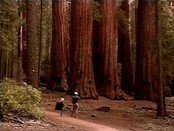
%> input picture Lab04/2.jpg, 174 x 131 px
$ octave lab04.m   (GNU Octave 9; MATLAB toolbox functions it lacks are replaced by stand-ins)
%> lines starting %> are read from the running program, lines starting %| are printed output that depends on the picture; in (x1, y1, x2, y2) boxes, pixels count from 0 and x2, y2 are one past the last pixel; in counts of white or black regions, pixels touching at a corner belong together; the program's own positions count from 1
### Lab04/separate_frequency.m
function[low_pass_img, high_pass_img] = separate_frequency(img, ratio)
%> called with ratio = 0.1

%% apply FFT
frequency_map = fft2(img);

%display the frequency map after fft for debugging purposes
%figure, imshow(log(abs(frequency_map) + 1), []);

%% shift the frequency map
shifted_frequency_map = fftshift(frequency_map);

%display the shifted frequency map after shifting for debugging purposes
figure, imshow(log(abs(real(shifted_frequency_map)) + 1), []);
%> after `imshow(log(abs(real(shifted_frequency_map)) + 1), [])`:
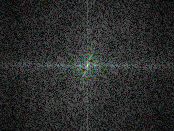
%> displayed picture: size 131x174x3, on the screen's scale of 0 to 255; mean R, G, B 42.3, 43.5, 43

%% compute low frequency mask

%calculate the height and width of the mask given the ratio
if ratio < 1.0
    widthImage = size(img, 2);
%> widthImage = 174
    heightImage = size(img, 1);
%> heightImage = 131
    heightMask = ratio * heightImage;
%> heightMask = 13.1
    widthMask = ratio * widthImage;
%> widthMask = 17.4
    y1 = (heightImage / 2) - (heightMask / 2);
%> y1 = 58.95
    y1 = cast(y1, 'int32');
%> y1 = 59
    y2 = (heightImage / 2) + (heightMask / 2);
%> y2 = 72.05
    y2 = cast(y2, 'int32');
%> y2 = 72
    x1 = (widthImage / 2) - (widthMask / 2);
%> x1 = 78.3
    x1 = cast(x1, 'int32');
%> x1 = 78
    x2 = (widthImage / 2) + (widthMask / 2);
%> x2 = 95.7
    x2 = cast(x2, 'int32');
%> x2 = 96
else
   y1 = 1;
   x1 = 1;
   y2 = size(img, 1);
   x2 = size(img, 2);
end
mask = zeros(size(img));
mask(y1 : y2, x1 : x2, :) = 1;
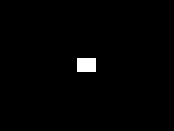
%> mask: size 131x174x3 double; values 0 (black) and 1 (white), 1.2% white; 1 white region, box (x1, y1, x2, y2) and area: (77, 58, 96, 72) 266
% print the mask for debugging purposes
%figure, imshow(mask);

%% separate low frequency and high frequency maps
shifted_low_frequency_map = shifted_frequency_map .* mask;
shifted_high_frequency_map = shifted_frequency_map .* (1 - mask);
%print the maps for debugging purposes
%figure, imshow(log(abs(real(shifted_low_frequency_map)) + 1), []);
%figure, imshow(log(abs(real(shifted_high_frequency_map)) + 1), []);

%% shift frequency maps back
low_frequency_map = ifftshift(shifted_low_frequency_map);
high_frequency_map = ifftshift(shifted_high_frequency_map);
%print the high and low frequency maps for debugging purposes
%figure, imshow(log(abs(low_frequency_map) + 1), []);
%figure, imshow(log(abs(high_frequency_map) + 1), []);

%% apply Inverse FFT
low_pass_img = real(ifft2(low_frequency_map));
high_pass_img = real(ifft2(high_frequency_map));

%print final image for debugging purposes add 0.5 to high freq to better
%visualize
%figure, imshow(low_pass_img);
%figure, imshow(high_pass_img + 0.5);


end

### Lab04/lab04.m
%% Task 1: Split Frequency
img = im2double(imread('2.jpg'));
ratio = 0.1;
ratioTwo = 0.2;

[low_pass_img , high_pass_img ] = separate_frequency(img ,ratio);

imwrite(low_pass_img , 'lena_low_0.1.jpg');
imwrite(high_pass_img + 0.5, 'lena_high_0.1.jpg');

[low_pass_imgTwo, high_pass_imgTwo] = separate_frequency(img ,ratioTwo);
%> call 2 of separate_frequency, with ratio = 0.2
%> in separate_frequency (call 2), `mask(y1 : y2, x1 : x2, :) = 1;`: mask: size 131x174x3 double; values 0 (black) and 1 (white), 4.3% white; 1 white region, box (x1, y1, x2, y2) and area: (69, 51, 104, 79) 980
%> in separate_frequency (call 2), `low_pass_img = real(ifft2(low_frequency_map));`:
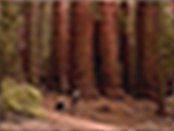
%> low_pass_img: size 131x174x3 double; mean R, G, B 0.304, 0.173, 0.105; mean of the top-left, top-right, bottom-left and bottom-right quarters 0.179, 0.156, 0.259, 0.182; drawn with min black and max white
%> in separate_frequency (call 2), `high_pass_img = real(ifft2(high_frequency_map));`:
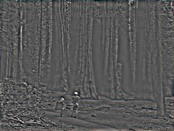
%> high_pass_img: size 131x174x3 double; mean R, G, B 2.63e-18, -1.37e-17, -7.89e-19; drawn with min black and max white

imwrite(low_pass_imgTwo , 'lena_low_0.2.jpg');
imwrite(high_pass_imgTwo + 0.5, 'lena_high_0.2.jpg');
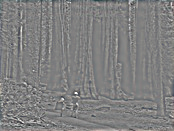
%> saved as lena_high_0.2.jpg: size 131x174x3 uint8; mean R, G, B 127.5, 127.5, 127.5; mean of the top-left, top-right, bottom-left and bottom-right quarters 127.1, 127.1, 127.9, 127.9

%% Task 2: Hybrid Image
name1 = 'images/marilyn.jpg';
name2 = 'images/einstein.jpg';
img1 = im2double(imread(name1));
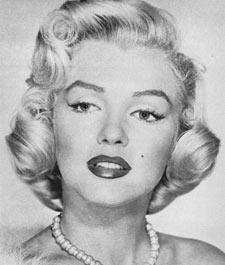
%> input picture Lab04/images/marilyn.jpg, 225 x 265 px
%> img1: size 265x225x3 double; min 0.0157, max 0.973, mean 0.695
img2 = im2double(imread(name2));
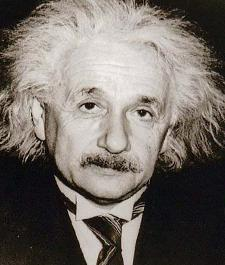
%> input picture Lab04/images/einstein.jpg, 225 x 265 px

% [8 lines of commented-out code are left out]
